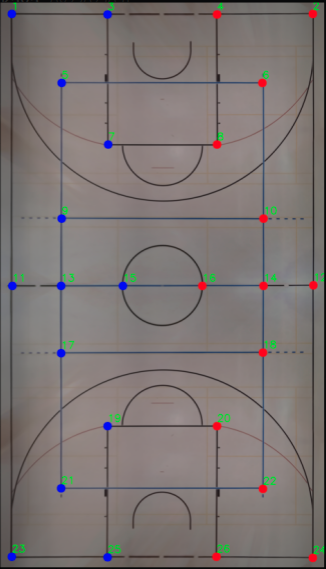
#> input picture rectified_template_we_need.png, 326 x 569 px
$ python -i img_stitch.py   (imports and definitions only)
#> lines starting #> are read from the running program, lines starting #| are printed output that depends on the picture
from typing import Union, List, Optional, Tuple

import scipy.sparse.csgraph as csgraph

import os
import scipy.sparse.csr as csr

import cv2
import numpy as np
import math


# [18 lines left out: functions fitting_rectangle, im_pst, not called in this run]


def crop_image(img, tol=0):
    y_nonzero, x_nonzero, _ = np.nonzero(img)
    return img[np.min(y_nonzero):np.max(y_nonzero), np.min(x_nonzero):np.max(x_nonzero)]


class _StitchImage:
    # [7 lines left out: function __init__, not called in this run]

    def find_features(self):
        self.kp, self.feat = self.sift.detectAndCompute(self.image, None)


class ImageStitcher:
    def __init__(self, initial_frames):
        self._images = []
        self._matches = {}
        self.min_matches = 10
        self.ratio_threshold = 0.7
        self.center_ = None
        self.current_edge_matrix = None
        self.matcher = cv2.BFMatcher_create(cv2.NORM_L2)
        for i, frame in enumerate(initial_frames):
            self.add_image(frame, 'frame%d' % i)

    def add_image(self, image: Union[str, np.ndarray], fname: str = None):
        if isinstance(image, str):
            if fname is not None:
                fname = os.path.splitext(os.path.split(image)[1])[0]
            img = cv2.cvtColor(cv2.imread(image), cv2.COLOR_BGR2RGBA)
        image = crop_image(image.copy())
        img = image
        if img.shape[-1] == 3:
            img = cv2.cvtColor(image, cv2.COLOR_RGB2RGBA)
        image = _StitchImage(img, name=fname)
        image.find_features()
        idx = len(self._images)
        self._images.append(image)
        for oidx, other in enumerate(self._images[:-1]):
            match = self.match_features(image, other)
            if match is not None:
                self._matches[(idx, oidx)] = match

    # [144 lines left out: functions center, stitch, validate, calculate_new_corners, calculate_bounds, calculate_draw_order and 6 more, not called in this run]


from stitching_utils.extraction import Video, read_images

# [9 lines not run here, left out]

>>> import cv2
>>> picture = cv2.imread('../../rectified_template_we_need.png', cv2.IMREAD_GRAYSCALE)
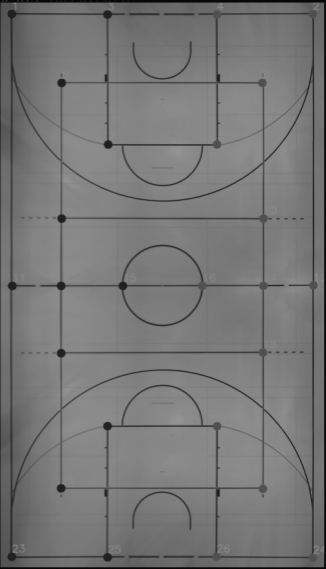
#> picture: shape (569, 326); min 5, max 148, mean 118.9
>>> result = ImageStitcher(picture).stitch()
#> (the run stopped early here; a loop or call above may not have finished)
